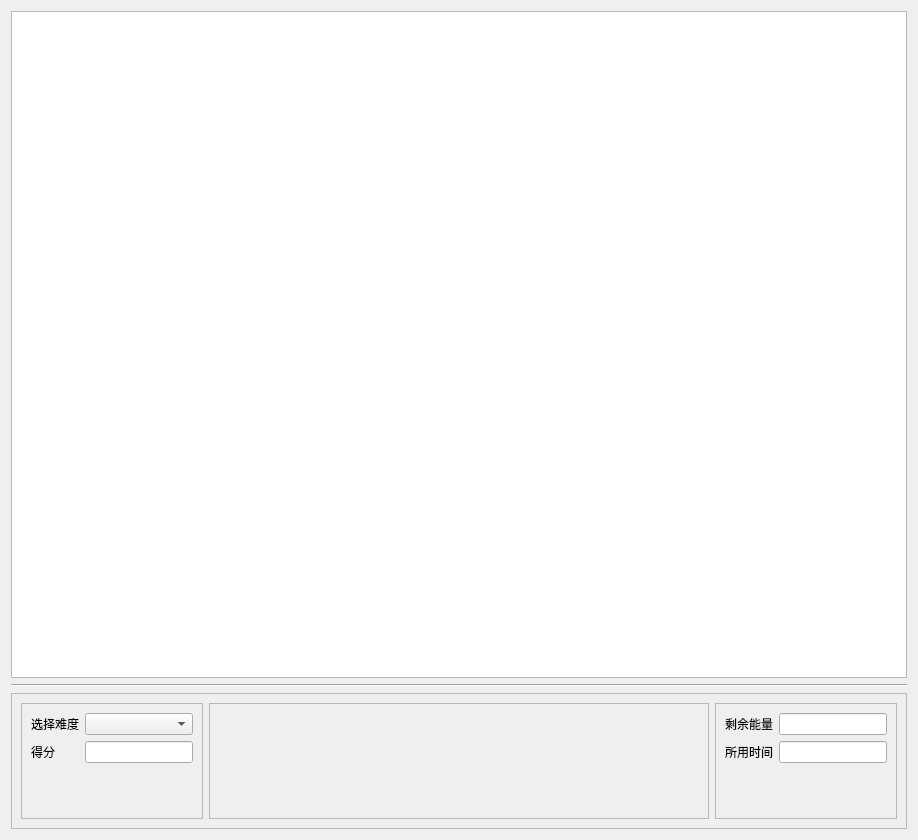
<?xml version="1.0" encoding="UTF-8"?>
<ui version="4.0">
 <class>Form</class>
 <widget class="QWidget" name="Form">
  <property name="geometry">
   <rect>
    <x>0</x>
    <y>0</y>
    <width>918</width>
    <height>840</height>
   </rect>
  </property>
  <property name="windowTitle">
   <string>打冰雹游戏</string>
  </property>
  <layout class="QVBoxLayout" name="verticalLayout" stretch="1,0,0">
   <item>
    <widget class="QGraphicsView" name="main_view"/>
   </item>
   <item>
    <widget class="Line" name="line">
     <property name="minimumSize">
      <size>
       <width>0</width>
       <height>2</height>
      </size>
     </property>
     <property name="styleSheet">
      <string notr="true"/>
     </property>
     <property name="orientation">
      <enum>Qt::Horizontal</enum>
     </property>
    </widget>
   </item>
   <item>
    <widget class="QFrame" name="frame">
     <property name="frameShape">
      <enum>QFrame::StyledPanel</enum>
     </property>
     <property name="frameShadow">
      <enum>QFrame::Raised</enum>
     </property>
     <layout class="QHBoxLayout" name="horizontalLayout" stretch="0,1,0">
      <item>
       <widget class="QFrame" name="frame_2">
        <property name="minimumSize">
         <size>
          <width>0</width>
          <height>0</height>
         </size>
        </property>
        <property name="frameShape">
         <enum>QFrame::StyledPanel</enum>
        </property>
        <property name="frameShadow">
         <enum>QFrame::Raised</enum>
        </property>
        <layout class="QFormLayout" name="formLayout">
         <item row="0" column="0">
          <widget class="QLabel" name="label">
           <property name="text">
            <string>选择难度</string>
           </property>
          </widget>
         </item>
         <item row="0" column="1">
          <widget class="QComboBox" name="cbDifficulty"/>
         </item>
         <item row="1" column="0">
          <widget class="QLabel" name="label_2">
           <property name="text">
            <string>得分</string>
           </property>
          </widget>
         </item>
         <item row="1" column="1">
          <widget class="QLineEdit" name="txtScore">
           <property name="readOnly">
            <bool>true</bool>
           </property>
          </widget>
         </item>
         <item row="2" column="0">
          <spacer name="verticalSpacer">
           <property name="orientation">
            <enum>Qt::Vertical</enum>
           </property>
           <property name="sizeHint" stdset="0">
            <size>
             <width>20</width>
             <height>40</height>
            </size>
           </property>
          </spacer>
         </item>
        </layout>
       </widget>
      </item>
      <item>
       <widget class="QFrame" name="point_frame">
        <property name="frameShape">
         <enum>QFrame::StyledPanel</enum>
        </property>
        <property name="frameShadow">
         <enum>QFrame::Raised</enum>
        </property>
       </widget>
      </item>
      <item>
       <widget class="QFrame" name="frame_4">
        <property name="frameShape">
         <enum>QFrame::StyledPanel</enum>
        </property>
        <property name="frameShadow">
         <enum>QFrame::Raised</enum>
        </property>
        <layout class="QFormLayout" name="formLayout_2">
         <item row="0" column="0">
          <widget class="QLabel" name="label_3">
           <property name="text">
            <string>剩余能量</string>
           </property>
          </widget>
         </item>
         <item row="1" column="0">
          <widget class="QLabel" name="label_4">
           <property name="text">
            <string>所用时间</string>
           </property>
          </widget>
         </item>
         <item row="1" column="1">
          <widget class="QLineEdit" name="txtTime">
           <property name="readOnly">
            <bool>true</bool>
           </property>
          </widget>
         </item>
         <item row="0" column="1">
          <widget class="QLineEdit" name="txtLife">
           <property name="readOnly">
            <bool>true</bool>
           </property>
          </widget>
         </item>
         <item row="2" column="0">
          <spacer name="verticalSpacer_2">
           <property name="orientation">
            <enum>Qt::Vertical</enum>
           </property>
           <property name="sizeHint" stdset="0">
            <size>
             <width>20</width>
             <height>40</height>
            </size>
           </property>
          </spacer>
         </item>
        </layout>
       </widget>
      </item>
     </layout>
    </widget>
   </item>
  </layout>
 </widget>
 <resources/>
 <connections/>
</ui>
